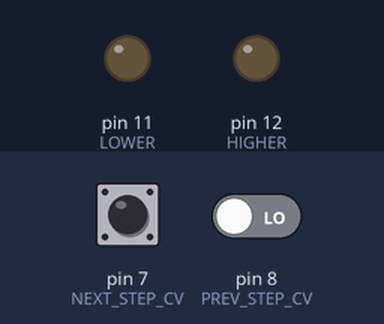
Recording of a sketch running on a simulated Arduino Uno, built for the host (arithmetic inside an expression is 32-bit, double 64-bit). On the bench: output pins drawn as LEDs (lit = HIGH). The test bench sets the inputs (shaded band); at power-on: pin 7 (NEXT_STEP_CV) LOW, pin 8 (PREV_STEP_CV) LOW.

Above: at 1.2 s.
1.3 s: pin 7 (NEXT_STEP_CV) pulled HIGH for 0.15 s
At 1.38 s:
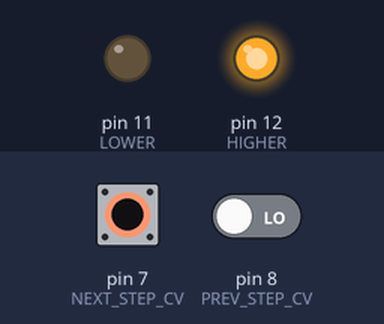
2.9 s: pin 8 (PREV_STEP_CV) driven HIGH
At 3.2 s:
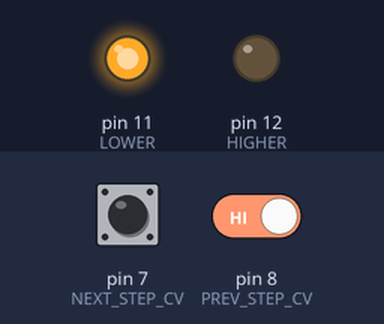
4.4 s: pin 8 (PREV_STEP_CV) driven LOW
At 5.6 s:
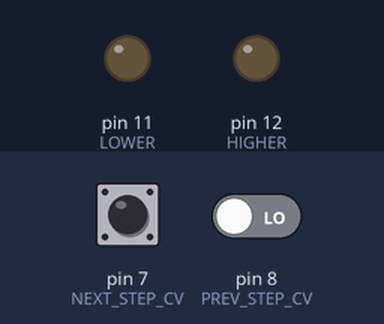
5.9 s: pin 7 (NEXT_STEP_CV) pulled HIGH for 3.2 s
At 6.8 s:
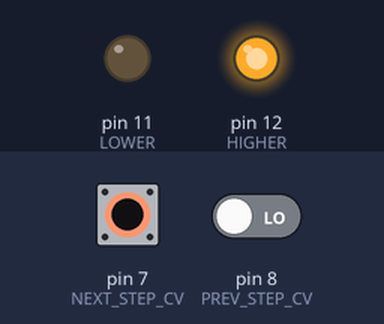
Timing chart, 0 to 10.6 s (numbered marks = the images above; inputs shaded):
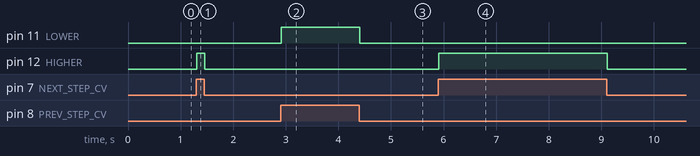

Measured:
- after the input at 1.3 s, pin 12 (HIGHER): LOW → HIGH at once, → LOW 0.15 s later
- after the input at 2.9 s, pin 11 (LOWER): LOW → HIGH at once
- after the input at 4.4 s, pin 11 (LOWER): HIGH → LOW at once
- after the input at 5.9 s, pin 12 (HIGHER): LOW → HIGH at once, → LOW 3.2 s later

The sketch:

TriggerTest.ino
```cpp
//Purpose: To test basic functionality of trigger ins
//
//Status: Both trig ins work like they should, and the #defines
//          associate each pin with the correct semantic meaning

#include <Bounce.h>

#define PREV_STEP_CV      8
#define NEXT_STEP_CV      7

#define LOWER             11
#define HIGHER            12

Bounce prevStepBounce = Bounce(PREV_STEP_CV, 10);
Bounce nextStepBounce = Bounce(NEXT_STEP_CV, 10);

void setup() {
  pinMode(PREV_STEP_CV, INPUT_PULLDOWN);
  pinMode(NEXT_STEP_CV, INPUT_PULLDOWN);

  pinMode(LOWER, OUTPUT);
  pinMode(HIGHER, OUTPUT);
}

void loop() {
  prevStepBounce.update();
  nextStepBounce.update();

  if (prevStepBounce.risingEdge()) {
    digitalWrite(LOWER, HIGH);
    while (!prevStepBounce.fallingEdge()) prevStepBounce.update();
    digitalWrite(LOWER, LOW);
  }

  if (nextStepBounce.risingEdge()) {
    digitalWrite(HIGHER, HIGH);
    while (!nextStepBounce.fallingEdge()) nextStepBounce.update();
    digitalWrite(HIGHER, LOW);
  }
}
```
